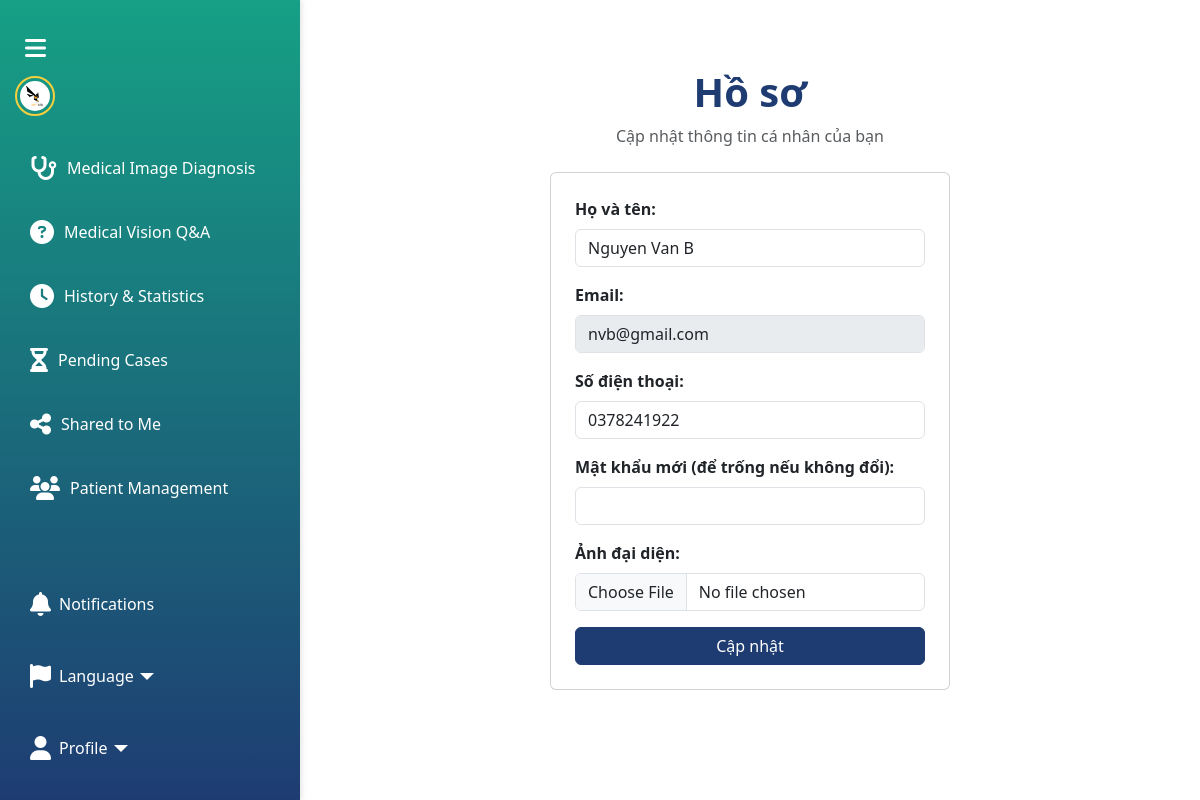
Screenshot of /profile (signed in) with the database file from the repository.
### tables this page shows
CREATE TABLE users
                 (id INTEGER PRIMARY KEY AUTOINCREMENT,
                  full_name TEXT NOT NULL,
                  email TEXT UNIQUE NOT NULL,
                  phone TEXT,
                  profile_pic TEXT,
                  role TEXT,
                  password_hash TEXT NOT NULL);

### app.py (the view, shortened to what this page needs)
@app.route('/profile', methods=['GET','POST'])
def profile():
    if ('user_id' not in session) or ('user_role' not in session):
        flash("Vui lòng đăng nhập", "danger")
        return redirect(url_for('index'))
    show_patient_management = False
    isDoctor = False
    if (session['user_role'] == 'doctor'):
        show_patient_management = True
        isDoctor = True
    conn = get_db_conn()
    c = conn.cursor()
    c.execute("SELECT full_name,email,phone,profile_pic FROM users WHERE id=?", (session['user_id'],))
    user = c.fetchone()
    conn.close()
    return render_template('profile.html', notifications=g.notifications, isDoctor=isDoctor, user=user, show_patient_management=show_patient_management)

### app.py (called while the page is built)
def get_db_conn():
    conn = sqlite3.connect(DB_FILE)
    conn.row_factory = sqlite3.Row
    return conn

### templates/profile.html (shortened to what this page needs)
<!DOCTYPE html>
<html lang="en">
<head>
  <link href="https://cdn.jsdelivr.net/npm/bootstrap@5.3.2/dist/css/bootstrap.min.css" rel="stylesheet">
  <link rel="stylesheet" href="https://cdnjs.cloudflare.com/ajax/libs/font-awesome/6.4.2/css/all.min.css">
  <link rel="stylesheet" href="{{ url_for('static', filename='sidebar.css') }}">
</head>
<body class="sidebar-collapsed">
  {% include 'sidebar.html' %}
  <div class="content">
    <div class="container py-5">
      <div class="text-center mb-4">
        <h1 class="fw-bold text-primary">Hồ sơ</h1>
        <p class="text-muted">Cập nhật thông tin cá nhân của bạn</p>
      </div>
      <div class="card p-4 mx-auto" style="max-width:400px;">
        <form method="POST" action="{{ url_for('profile') }}" enctype="multipart/form-data">
          <div class="mb-3">
            <label class="form-label fw-bold">Họ và tên:</label>
            <input type="text" class="form-control" name="full_name" value="{{ user.full_name | default('') }}" required>
          </div>
          <div class="mb-3">
            <label class="form-label fw-bold">Email:</label>
            <input type="email" class="form-control" name="email" value="{{ user.email | default('') }}" disabled>
          </div>
          <div class="mb-3">
            <label class="form-label fw-bold">Số điện thoại:</label>
            <input type="text" class="form-control" name="phone" value="{{ user.phone | default('') }}">
          </div>
          <div class="mb-3">
            <label class="form-label fw-bold">Mật khẩu mới (để trống nếu không đổi):</label>
            <input type="password" class="form-control" name="password">
          </div>
          <div class="mb-3">
            <label class="form-label fw-bold">Ảnh đại diện:</label>
            <input type="file" class="form-control" name="profile_pic" accept="image/*">
          </div>
          <button type="submit" class="btn btn-primary w-100">Cập nhật</button>
        </form>
      </div>
    </div>
  </div>
</body>
</html>

### static/sidebar.css (style rules this page uses)
.content { margin-left: 60px; padding: 20px; transition: margin-left 0.3s ease; }
.sidebar.expanded ~ .content { margin-left: 300px; }

### templates/sidebar.html (style rules this page uses)
.text-primary { color: #1e3c72 !important; }
.btn-primary { border-color: #1e3c72 !important; background: #1e3c72 !important; }

### rows the page displays
users: full_name "Nguyen Van B", email "nvb@gmail.com", phone "0378241922"
